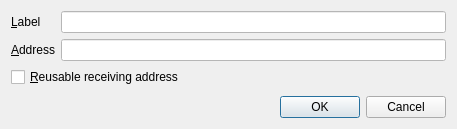
<?xml version="1.0" encoding="UTF-8"?>
<ui version="4.0">
 <class>EditAddressDialog</class>
 <widget class="QDialog" name="EditAddressDialog">
  <property name="geometry">
   <rect>
    <x>0</x>
    <y>0</y>
    <width>457</width>
    <height>129</height>
   </rect>
  </property>
  <property name="windowTitle">
   <string>Edit Address</string>
  </property>
  <property name="styleSheet">
   <string notr="true"/>
  </property>
  <layout class="QVBoxLayout" name="verticalLayout">
   <item>
    <layout class="QFormLayout" name="formLayout">
     <property name="fieldGrowthPolicy">
      <enum>QFormLayout::AllNonFixedFieldsGrow</enum>
     </property>
     <item row="0" column="0">
      <widget class="QLabel" name="label">
       <property name="text">
        <string>&amp;Label</string>
       </property>
       <property name="buddy">
        <cstring>labelEdit</cstring>
       </property>
      </widget>
     </item>
     <item row="0" column="1">
      <widget class="QLineEdit" name="labelEdit">
       <property name="toolTip">
        <string>The label associated with this address book entry</string>
       </property>
       <property name="styleSheet">
        <string notr="true">background-color: rgb(255, 255, 255);</string>
       </property>
      </widget>
     </item>
     <item row="1" column="0">
      <widget class="QLabel" name="label_2">
       <property name="text">
        <string>&amp;Address</string>
       </property>
       <property name="buddy">
        <cstring>addressEdit</cstring>
       </property>
      </widget>
     </item>
     <item row="1" column="1">
      <widget class="QLineEdit" name="addressEdit">
       <property name="toolTip">
        <string>The address associated with this address book entry. This can only be modified for sending addresses.</string>
       </property>
       <property name="styleSheet">
        <string notr="true">background-color: rgb(255, 255, 255);</string>
       </property>
      </widget>
     </item>
     <item row="2" column="0" colspan="2">
      <widget class="QCheckBox" name="stealthCB">
       <property name="autoFillBackground">
        <bool>false</bool>
       </property>
       <property name="styleSheet">
        <string notr="true"/>
       </property>
       <property name="text">
        <string>&amp;Reusable receiving address</string>
       </property>
      </widget>
     </item>
    </layout>
   </item>
   <item>
    <widget class="QDialogButtonBox" name="buttonBox">
     <property name="styleSheet">
      <string notr="true"/>
     </property>
     <property name="orientation">
      <enum>Qt::Horizontal</enum>
     </property>
     <property name="standardButtons">
      <set>QDialogButtonBox::Cancel|QDialogButtonBox::Ok</set>
     </property>
    </widget>
   </item>
  </layout>
 </widget>
 <resources/>
 <connections>
  <connection>
   <sender>buttonBox</sender>
   <signal>accepted()</signal>
   <receiver>EditAddressDialog</receiver>
   <slot>accept()</slot>
   <hints>
    <hint type="sourcelabel">
     <x>248</x>
     <y>254</y>
    </hint>
    <hint type="destinationlabel">
     <x>157</x>
     <y>274</y>
    </hint>
   </hints>
  </connection>
  <connection>
   <sender>buttonBox</sender>
   <signal>rejected()</signal>
   <receiver>EditAddressDialog</receiver>
   <slot>reject()</slot>
   <hints>
    <hint type="sourcelabel">
     <x>316</x>
     <y>260</y>
    </hint>
    <hint type="destinationlabel">
     <x>286</x>
     <y>274</y>
    </hint>
   </hints>
  </connection>
 </connections>
</ui>
